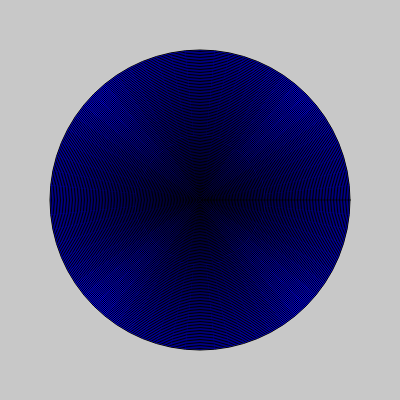
Frame 1 (no input)
Frame 60 (no input): identical to frame 1, image omitted
Frame 120 (the mouse pressed at the canvas centre since frame 60): identical to frame 1, image omitted

The p5.js sketch that drew this single still picture (run headless with seeded random() and noise() and a simulated clock; from frame 60 on, the mouse is pressed at the canvas centre):

// p5.js sketch
// ── sketch.js
function setup() {
  createCanvas(400, 400);
}
  var xPos = 200;
  var yPos = 200;

function draw() {
  background(200);

  var blueColor = 255;

  fill(0, 0, blueColor)

  //for ( var minyoungsize = 100; minyoungsize > 0; minyoungsize = minyoungsize - 10 ) {
  var myVar = 10;

  //myVar = myVar + 1;
  myVar += 1;
  myVar++;

  for ( var i = 0; i < 100; i++ ) {

    Math.sin(Math.PI);
  blueColor -= 2;
  fill(0, 0, blueColor);
  var minyoungsize = 300 - i*3;
  ellipse(xPos, yPos, minyoungsize, minyoungsize);
  }
}
